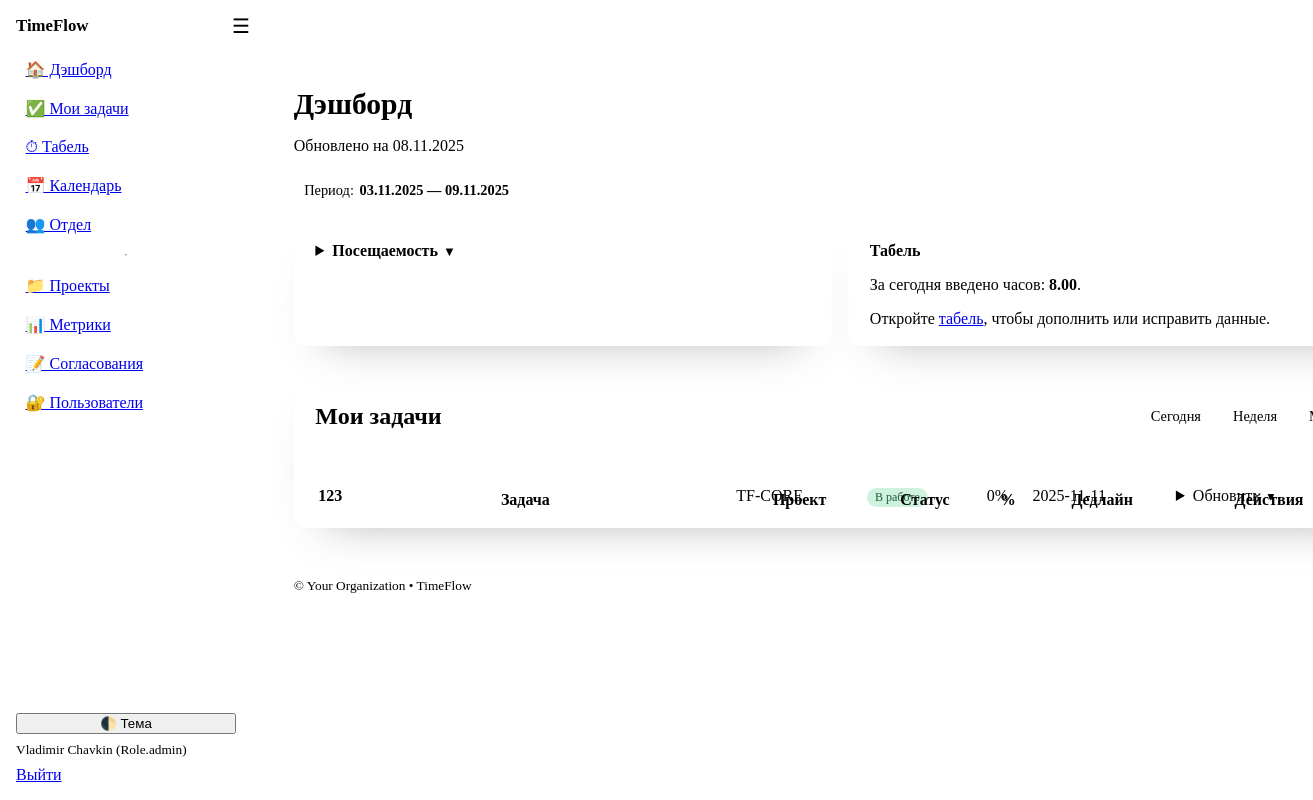
The page /dashboard?horizon=week (signed in) on the database its author committed.
### models.py (models this page shows)
class User(Base):
    __tablename__ = "users"
    id: Mapped[int] = mapped_column(Integer, primary_key=True, index=True)
    username: Mapped[str] = mapped_column(String(50), unique=True, index=True)
    full_name: Mapped[str] = mapped_column(String(120))
    email: Mapped[str] = mapped_column(String(200), unique=True)
    department: Mapped[str] = mapped_column(String(120), default="")
    role: Mapped[Role] = mapped_column(Enum(Role), default=Role.employee)
    is_active: Mapped[bool] = mapped_column(Boolean, default=True)
    hashed_password: Mapped[str] = mapped_column(String(255))
    created_at: Mapped[dt.datetime] = mapped_column(DateTime, default=dt.datetime.utcnow)
    tasks: Mapped[list["Task"]] = relationship(
        "Task",
        back_populates="assignee",
        foreign_keys="Task.assignee_id",
    )
    time_entries: Mapped[list["TimeEntry"]] = relationship(
        "TimeEntry",
        back_populates="user",
        foreign_keys="TimeEntry.user_id",
    )
    member_projects: Mapped[list["ProjectMember"]] = relationship(backref="user", cascade="all, delete-orphan")

class Task(Base):
    __tablename__ = "tasks"
    id: Mapped[int] = mapped_column(Integer, primary_key=True)
    title: Mapped[str] = mapped_column(String(200))
    description: Mapped[str] = mapped_column(Text, default="")
    status: Mapped[TaskStatus] = mapped_column(Enum(TaskStatus), default=TaskStatus.in_progress)
    priority: Mapped[Priority] = mapped_column(Enum(Priority), default=Priority.medium)
    percent_complete: Mapped[int] = mapped_column(Integer, default=0)
    start_date: Mapped[dt.date | None] = mapped_column(Date, nullable=True)
    due_date: Mapped[dt.date | None] = mapped_column(Date, nullable=True)
    project_id: Mapped[int | None] = mapped_column(ForeignKey("projects.id"))
    assignee_id: Mapped[int] = mapped_column(ForeignKey("users.id"))
    created_by_id: Mapped[int] = mapped_column(ForeignKey("users.id"))
    created_at: Mapped[dt.datetime] = mapped_column(DateTime, default=dt.datetime.utcnow)
    project: Mapped["Project"] = relationship("Project", back_populates="tasks")
    assignee: Mapped["User"] = relationship(
        "User",
        back_populates="tasks",
        foreign_keys=[assignee_id],
    )
    created_by: Mapped["User"] = relationship(
        "User",
        foreign_keys=[created_by_id],
    )
    comments: Mapped[list["TaskComment"]] = relationship(back_populates="task")
    time_entries: Mapped[list["TimeEntry"]] = relationship(back_populates="task")
    approved: Mapped[bool] = mapped_column(Boolean, default=True)

class Project(Base):
    __tablename__ = "projects"
    id: Mapped[int] = mapped_column(Integer, primary_key=True)
    code: Mapped[str] = mapped_column(String(50), index=True)  # e.g., C7И**** or other code
    name: Mapped[str] = mapped_column(String(200))
    description: Mapped[str] = mapped_column(Text, default="")
    is_project: Mapped[bool] = mapped_column(Boolean, default=True)  # False = non-project bucket
    status: Mapped[str] = mapped_column(String(20), default="active")  # active/closed
    planned_hours: Mapped[float] = mapped_column(Float, default=0.0)
    owner_id: Mapped[int | None] = mapped_column(ForeignKey("users.id"))
    date_created: Mapped[dt.date] = mapped_column(Date, default=dt.date.today)
    planned_due_date: Mapped[dt.date | None] = mapped_column(Date, nullable=True)
    owner: Mapped["User"] = relationship()
    tasks: Mapped[list["Task"]] = relationship(back_populates="project")
    __table_args__ = (UniqueConstraint("code", name="uq_project_code"),)
    members: Mapped[list["ProjectMember"]] = relationship(
        backref="project", cascade="all, delete-orphan"
    )

### app.py (the view)
@app.get("/dashboard", response_class=HTMLResponse)
def dashboard(request: Request, db: Session = Depends(get_db), user: User = Depends(get_current_user), horizon: str = "today"):
    today = dt.date.today()
    start, end = today, today
    if horizon == "week":
        start = today - dt.timedelta(days=today.weekday())  # Monday
        end = start + dt.timedelta(days=6)
    elif horizon == "month":
        start = today.replace(day=1)
        next_month = (start.replace(day=28) + dt.timedelta(days=4)).replace(day=1)
        end = next_month - dt.timedelta(days=1)
    tasks = db.scalars(
        select(Task).where(Task.assignee_id == user.id).order_by(Task.priority.desc(), Task.due_date.nulls_last())
    ).all()
    att = db.scalar(select(Attendance).where(Attendance.user_id == user.id, Attendance.date == today))
    hours_logged_today = db.scalar(select(func.coalesce(func.sum(TimeEntry.hours), 0.0)).where(TimeEntry.user_id == user.id, TimeEntry.date == today)) or 0.0
    recommended_leave = None
    if att and att.check_in:
        recommended_leave = att.check_in + dt.timedelta(hours=SHIFT_HOURS)
    return templates.TemplateResponse("dashboard.html", {
        "request": request, "user": user, "tasks": tasks,
        "today": today, "start": start, "end": end,
        "attendance": att, "hours_logged_today": hours_logged_today,
        "recommended_leave": recommended_leave, "app_name": APP_NAME,
        "horizon": horizon,
    })

### templates/dashboard.html (shortened to what this page needs)
{% extends "base.html" %}
{% block content %}
  <header class="page-header">
    <div>
      <h1>Дэшборд</h1>
      <p class="muted">Обновлено на {{ today.strftime('%d.%m.%Y') }}</p>
    </div>
    <div class="range-chip" aria-live="polite">
      <span>Период:</span>
      <strong>{{ start.strftime('%d.%m.%Y') }} — {{ end.strftime('%d.%m.%Y') }}</strong>
    </div>
  </header>
  <section class="grid-two">
    <details class="surface">
      <summary>Посещаемость</summary>
    </details>
    <article class="surface">
      <header>Табель</header>
      <p>За сегодня введено часов: <strong>{{ '%.2f'|format(hours_logged_today) }}</strong>.</p>
      <p class="muted">Откройте <a href="/timesheet">табель</a>, чтобы дополнить или исправить данные.</p>
    </article>
  </section>
  <section class="surface tasks-card">
    <div class="section-head">
      <h2>Мои задачи</h2>
      <nav class="segmented" aria-label="Горизонт планирования">
        <a href="/dashboard?horizon=today" class="{% if horizon == 'today' %}active{% endif %}">Сегодня</a>
        <a href="/dashboard?horizon=week" class="{% if horizon == 'week' %}active{% endif %}">Неделя</a>
        <a href="/dashboard?horizon=month" class="{% if horizon == 'month' %}active{% endif %}">Месяц</a>
      </nav>
    </div>
    <div class="table-wrapper sticky-table">
      <table>
        <thead><tr><th>Задача</th><th>Проект</th><th>Статус</th><th>%</th><th>Дедлайн</th><th>Действия</th></tr></thead>
        <tbody>
        {% for t in tasks %}
          <tr>
            <td>
              <strong class="priority-{{ t.priority|enum_value }}">{{ t.title }}</strong><br>
            </td>
            <td>{{ t.project.code if t.project else "—" }}</td>
            <td><span class="badge status-{{ t.status|enum_value }}">{{ t.status|status_label }}</span></td>
            <td>{{ t.percent_complete }}%</td>
            <td>{{ t.due_date or "—" }}</td>
            <td>
              <details>
                <summary>Обновить</summary>
              </details>
            </td>
          </tr>
        {% endfor %}
        </tbody>
      </table>
    </div>
  </section>
{% endblock %}

### templates/base.html (shortened to what this page needs)
<!doctype html>
<html lang="ru" data-theme="light">
<head>
  <link rel="stylesheet" href="https://cdn.jsdelivr.net/npm/@picocss/pico@1/css/pico.min.css">
  <link rel="stylesheet" href="/static/theme.css">
</head>
<body class="layout">
  <aside class="sidebar">
    <div class="brand">
      <strong>{{ app_name }}</strong>
    </div>
    <nav class="menu">
      <a href="/dashboard">🏠 Дэшборд</a>
      <a href="/tasks?mine=1">✅ Мои задачи</a>
      <a href="/timesheet">⏱ Табель</a>
      <a href="/leaves">📅 Календарь</a>
      <a href="/team">👥 Отдел</a>
      {% if user and (user.role in ['manager','admin']) %}
        <hr>
        <a href="/projects">📁 Проекты</a>
        <a href="/metrics">📊 Метрики</a>
        <a href="/admin/approvals">📝 Согласования</a>
        {% if user.role == "admin" %}<a href="/admin/users">🔐 Пользователи</a>{% endif %}
      {% endif %}
    </nav>
    <div class="sidebar-bottom">
      <button class="contrast full" onclick="toggleTheme()">🌓 Тема</button>
      {% if user %}
        <small class="muted">{{ user.full_name }} ({{ user.role }})</small>
        <a href="/auth/logout" class="secondary full">Выйти</a>
      {% endif %}
    </div>
  </aside>
  <header class="topbar">
    <label for="nav-toggle" class="burger" aria-label="Открыть меню">☰</label>
  </header>
  <main class="content{% block content_class %}{% endblock %}">
    {% block content %}{% endblock %}
  </main>
  <footer class="container footer-note">
    <small>&copy; {{ org_name if org_name is defined else '' }} • {{ app_name }}</small>
  </footer>
</body>
</html>

### rows shown on the page
User: full_name "Vladimir Chavkin", role "Role.admin"
Task: title "123", project "TF-CORE", status|status_label "В работе", percent_complete "0", due_date "2025-11-11"

### other values the page prints
{{ app_name }} "TimeFlow"
{{ today.strftime('%d.%m.%Y') }} "08.11.2025"
{{ start.strftime('%d.%m.%Y') }} "03.11.2025"
{{ end.strftime('%d.%m.%Y') }} "09.11.2025"
{{ '%.2f'|format(hours_logged_today) }} "8.00"
{{ org_name if org_name is defined else '' }} "Your Organization"
